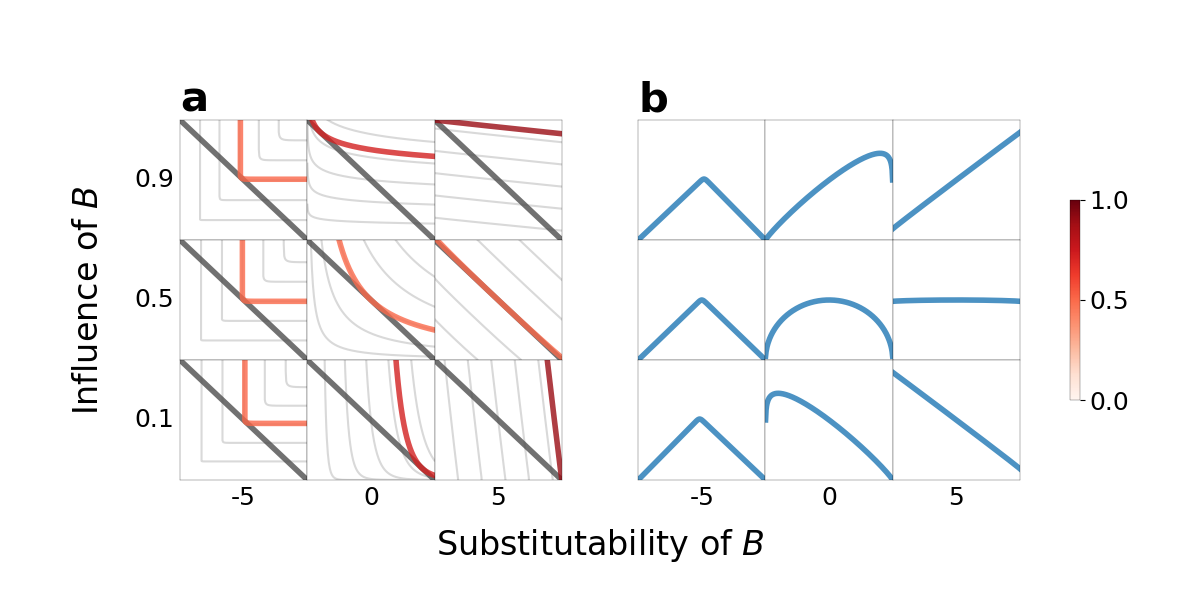

The script that drew this image:
#!/usr/bin/env python

import os
import time

from matplotlib import cm
from matplotlib.animation import FuncAnimation
from mpl_toolkits.axes_grid1.inset_locator import inset_axes
from matplotlib.colors import Normalize
import matplotlib.pyplot as plt
import numpy as np

from common_modules.get_config import get_config
import modules.theory as tt

start_time = time.perf_counter()
this_file = os.path.basename(__file__)
file_name = this_file.split(".")[0]

# Options

givens = np.linspace(0.0, 1.0, num=21)
givens = [0.0]

num = 3     # Number of subplot rows & columns
numqB = 256 # Number of points along each curve
n_ic = 5    # Number of indifference curves

plotsize = 6

# Add data to figure

def update(given, budgets, icurves):
    budget_own = budget0*(1.0 - given)

    for a, alpha in enumerate(alphas):
        for r, rho in enumerate(rhos):
            qBprivate = tt.qbeq(given, alpha, rho)
            qB_partner = qBprivate
            w = tt.fitness(qBprivate, qBprivate, given, alpha, rho)
            budgety = budget_own + qB_partner*given
            budgets[0, a, r].set_ydata(budgety)
            icy = tt.indifference(icx, w, alpha, rho)
            icurves[0, a, r].set_ydata(icy)
            color = cm.Reds(w)
            icurves[0, a, r].set_color(color)
            qBp = qBprivate
            landscape = tt.fitness(qBp, icx, given, alpha, rho)
            icurves[1, a, r].set_ydata(landscape)

    return np.concatenate([budgets.flatten(), icurves.flatten()])

# Data

ALPHA_MIN = get_config("alpha_min")
ALPHA_MAX = get_config("alpha_max")
LOGES_MIN = get_config("loges_min")
LOGES_MAX = get_config("loges_max")
alphas = np.linspace(ALPHA_MAX, ALPHA_MIN, num=num)
logess = np.linspace(LOGES_MIN, LOGES_MAX, num=num)
rhos = 1.0 - 1.0/pow(2, logess)
qA = np.array([0.0, 1.0])
budgetx = qA
budget0 = 1.0 - qA
icx = np.linspace(0.001,
                  0.999,
                  num=numqB)
RR, AA = np.meshgrid(rhos, alphas)
ws = np.linspace(1.0/(n_ic + 1), n_ic/(n_ic + 1), num=n_ic)
ics = np.zeros((num, num, n_ic, numqB))
for i, alpha in enumerate(alphas):
    for j, rho in enumerate(rhos):
        for k, w in enumerate(ws):
            ics[i, j, k] = tt.indifference(icx, w, alpha, rho)
norm = Normalize(vmin=0, vmax=1)

# Figure properties

width = plotsize*2
height = plotsize
xlabel = "Substitutability of $\it{B}$"
ylabel = "Influence of $\it{B}$"
biglabel = plotsize*4
ticklabel = plotsize*3
xlim=[0.0, 1.0]
ylim=[0.0, 1.0]
step = int(num/2)
plt.rcParams["pdf.fonttype"] = 42
plt.rcParams["ps.fonttype"] = 42

# Create figure

axs = np.empty((2,
        len(alphas),
        len(rhos)),
    dtype=object)

fig = plt.figure(figsize=(width, height))
outergrid = fig.add_gridspec(nrows=1,
    ncols=2,
    left=0.15,
    right=0.85,
    top=0.8,
    bottom=0.2)
for g in range(2):
    grid = outergrid[g].subgridspec(nrows=num,
        ncols=num,
        wspace=0,
        hspace=0)
    axs[g] = grid.subplots()

left_x = axs[0, 0, 0].get_position().x0
right_x = axs[-1, -1, -1].get_position().x1
center_x = (left_x + right_x) / 2
top_y = axs[0, 0, 0].get_position().y1
bottom_y = axs[-1, -1, -1].get_position().y0
center_y = (top_y + bottom_y) / 2
fig.supxlabel(xlabel,
    x=center_x,
    y=bottom_y*0.3,
    fontsize=biglabel)
fig.supylabel(ylabel,
    x=left_x*0.4,
    y=center_y,
    fontsize=biglabel)

for ax in fig.get_axes():
    ax.set(xticks=[], yticks=[])
    ax.set(xlim=xlim, ylim=ylim)
    for axis in ["top","bottom","left","right"]:
        ax.spines[axis].set_linewidth(0.2)

for g in range(2):
    letter = ord("a") + g
    axs[g, 0, 0].set_title(chr(letter),
        fontsize=plotsize*5,
        weight="bold",
        loc="left")
    if g == 0:
        for a in range(0, num, step):
            axs[g, a, 0].set_ylabel(f"{alphas[a]:.1f}",
                rotation="horizontal",
                horizontalalignment="right",
                verticalalignment="center",
                fontsize=ticklabel)
    for r in range(0, num, step):
        axs[g, -1, r].set_xlabel(f"{logess[r]:.0f}",
            fontsize=ticklabel)

# Assign axs objects to variables
# (Line2D)

budgets = np.empty_like(axs)
icurves = np.empty_like(axs)
dummy_budgety = np.full_like(budgetx, -1.0)
dummy_icy = np.zeros_like(icx)

for g in range(2):
    for a, alpha in enumerate(alphas):
        for r, rho in enumerate(rhos):
            if g == 0:
                for c in range(n_ic): 
                    axs[0, a, r].plot(icx, ics[a, r, c], c="0.850")
            budgets[g, a, r], = axs[g, a, r].plot(budgetx,
                dummy_budgety,
                c="0.300",
                linewidth=4,
                alpha=0.8)
            icurves[g, a, r], = axs[g, a, r].plot(icx,
                dummy_icy,
                linewidth=4,
                alpha=0.8)

# Add colorbar
axins = inset_axes(axs[0, -1, -1],
    width="5%",
    height="100%",
    loc="upper right",
    bbox_to_anchor=(880, 200, 200, 200),
    borderpad=0)
cbar = fig.colorbar(cm.ScalarMappable(norm=norm, cmap="Reds"),
    cax=axins,
    ticks=[0, 0.5, 1])
cbar.ax.tick_params(labelsize=ticklabel)
cbar.outline.set_linewidth(0.2)

# Add data and save figure

if len(givens) > 1:
    ani = FuncAnimation(fig,
        update,
        frames=givens,
        fargs=(budgets, icurves,),
        blit=True)
    ani.save(f"{file_name}.mp4", writer="ffmpeg", fps=10)
else:
    update(givens[0], budgets, icurves,)
    plt.savefig(f"{file_name}.png", transparent=False)

plt.close()

end_time = time.perf_counter()
print(f"\nTime elapsed: {(end_time - start_time):.2f} seconds")
